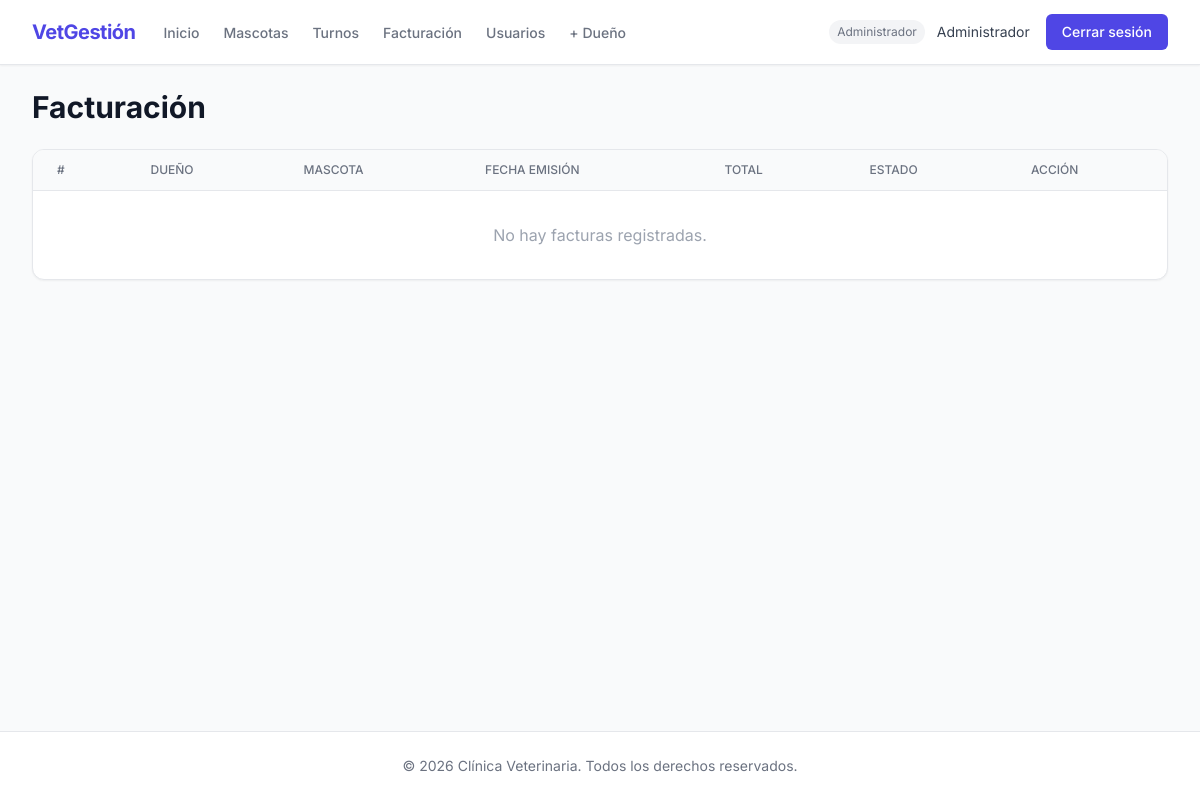
Before: /facturacion/ (signed in) with the older database file.
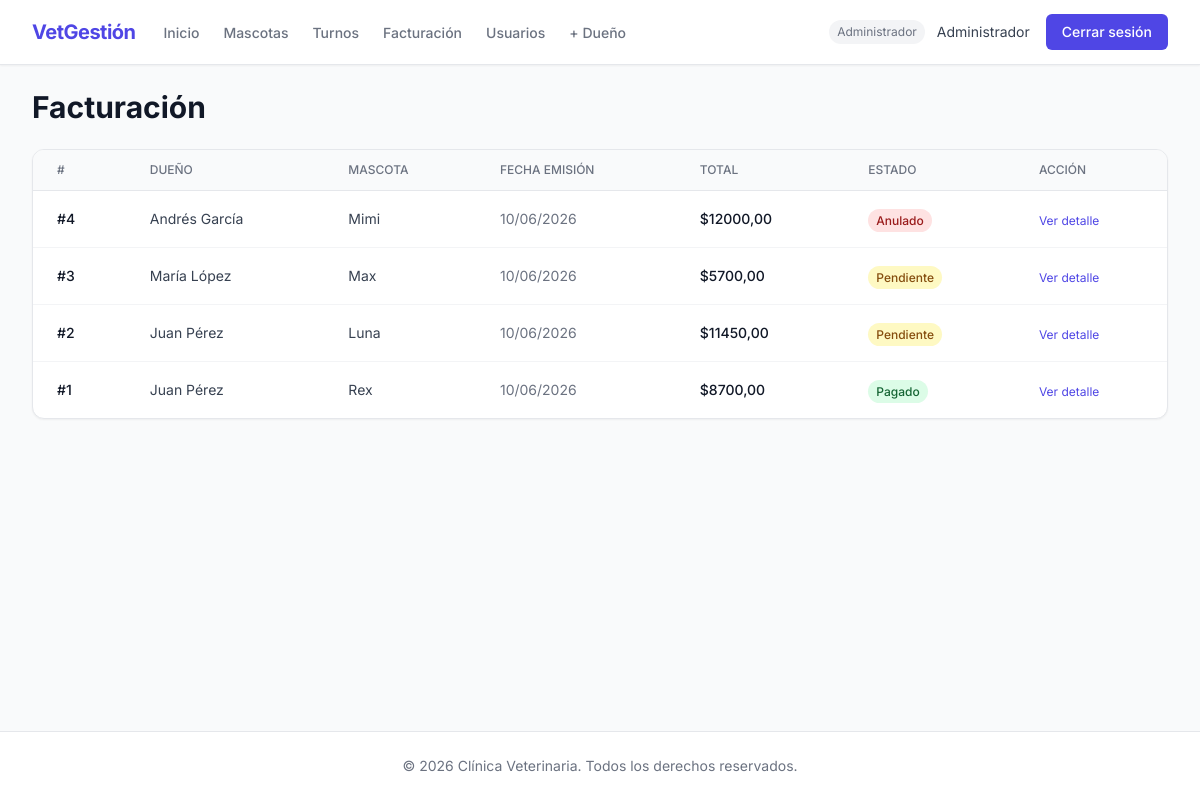
After: the same page with the newer database file.
### apps/facturacion/models.py (models this page shows, shortened)
class Factura(models.Model):
    ESTADO_PENDIENTE = 'pendiente'
    ESTADO_PAGADO = 'pagado'
    ESTADO_ANULADO = 'anulado'
    ESTADOS = [
        (ESTADO_PENDIENTE, 'Pendiente'),
        (ESTADO_PAGADO, 'Pagado'),
        (ESTADO_ANULADO, 'Anulado'),
    ]
    COLORES_ESTADO = {
        ESTADO_PENDIENTE: 'bg-yellow-100 text-yellow-800',
        ESTADO_PAGADO: 'bg-green-100 text-green-800',
        ESTADO_ANULADO: 'bg-red-100 text-red-800',
    }
    turno = models.OneToOneField(
        Turno,
        on_delete=models.CASCADE,
        related_name='factura',
        verbose_name='Turno',
    )
    dueno = models.ForeignKey(
        Usuario,
        on_delete=models.CASCADE,
        related_name='facturas',
        verbose_name='Dueño',
    )
    estado = models.CharField(
        max_length=20,
        choices=ESTADOS,
        default=ESTADO_PENDIENTE,
        verbose_name='Estado',
    )
    fecha_emision = models.DateTimeField(auto_now_add=True, verbose_name='Fecha de emisión')
    notas = models.TextField(blank=True, verbose_name='Notas')
    class Meta:
        verbose_name = 'factura'
        verbose_name_plural = 'facturas'
        ordering = ['-fecha_emision']
    @property
    def total(self) -> Decimal:
        return sum(item.subtotal for item in self.items.all()) or Decimal('0.00')
    def get_color_estado(self) -> str:
        return self.COLORES_ESTADO.get(self.estado, 'bg-gray-100 text-gray-800')

class ItemFactura(models.Model):
    factura = models.ForeignKey(
        Factura,
        on_delete=models.CASCADE,
        related_name='items',
        verbose_name='Factura',
    )
    descripcion = models.CharField(max_length=255, verbose_name='Descripción')
    precio_unitario = models.DecimalField(
        max_digits=10,
        decimal_places=2,
        verbose_name='Precio unitario',
    )
    cantidad = models.PositiveIntegerField(default=1, verbose_name='Cantidad')
    class Meta:
        verbose_name = 'ítem de factura'
        verbose_name_plural = 'ítems de factura'
    @property
    def subtotal(self) -> Decimal:
        return self.precio_unitario * self.cantidad

### apps/usuarios/models.py (models this page shows, shortened)
class Usuario(AbstractUser):
    ROL_ADMIN = 'admin'
    ROL_VETERINARIO = 'veterinario'
    ROL_RECEPCIONISTA = 'recepcionista'
    ROL_DUENO = 'dueno'
    ROLES = [
        (ROL_ADMIN, 'Administrador'),
        (ROL_VETERINARIO, 'Veterinario'),
        (ROL_RECEPCIONISTA, 'Recepcionista'),
        (ROL_DUENO, 'Dueño'),
    ]
    rol = models.CharField(max_length=20, choices=ROLES, default=ROL_DUENO, verbose_name='Rol')
    telefono = models.CharField(max_length=20, blank=True, verbose_name='Teléfono')
    class Meta:
        verbose_name = 'usuario'
        verbose_name_plural = 'usuarios'
    def es_admin(self) -> bool:
        return self.rol == self.ROL_ADMIN
    def es_veterinario(self) -> bool:
        return self.rol == self.ROL_VETERINARIO
    def es_dueno(self) -> bool:
        return self.rol == self.ROL_DUENO
    def puede_crear_dueno(self) -> bool:
        return self.rol in [self.ROL_ADMIN, self.ROL_VETERINARIO, self.ROL_RECEPCIONISTA]

### apps/turnos/models.py (models this page shows, shortened)
class Turno(models.Model):
    ESTADO_PENDIENTE = 'pendiente'
    ESTADO_APROBADO = 'aprobado'
    ESTADO_RECHAZADO = 'rechazado'
    ESTADO_COMPLETADO = 'completado'
    ESTADOS = [
        (ESTADO_PENDIENTE, 'Pendiente'),
        (ESTADO_APROBADO, 'Aprobado'),
        (ESTADO_RECHAZADO, 'Rechazado'),
        (ESTADO_COMPLETADO, 'Completado'),
    ]
    COLORES_ESTADO = {
        ESTADO_PENDIENTE: 'bg-yellow-100 text-yellow-800',
        ESTADO_APROBADO: 'bg-green-100 text-green-800',
        ESTADO_RECHAZADO: 'bg-red-100 text-red-800',
        ESTADO_COMPLETADO: 'bg-blue-100 text-blue-800',
    }
    mascota = models.ForeignKey(
        Mascota,
        on_delete=models.CASCADE,
        related_name='turnos',
        verbose_name='Mascota',
    )
    veterinario = models.ForeignKey(
        Usuario,
        on_delete=models.SET_NULL,
        null=True,
        blank=True,
        related_name='turnos_asignados',
        limit_choices_to={'rol': Usuario.ROL_VETERINARIO},
        verbose_name='Veterinario',
    )
    fecha_hora = models.DateTimeField(verbose_name='Fecha y hora')
    motivo = models.CharField(max_length=255, verbose_name='Motivo')
    estado = models.CharField(
        max_length=20,
        choices=ESTADOS,
        default=ESTADO_PENDIENTE,
        verbose_name='Estado',
    )
    notas_recepcion = models.TextField(blank=True, verbose_name='Notas de recepción')
    fecha_creacion = models.DateTimeField(auto_now_add=True, verbose_name='Fecha de creación')
    class Meta:
        verbose_name = 'turno'
        verbose_name_plural = 'turnos'
        ordering = ['fecha_hora']

### apps/mascotas/models.py (models this page shows, shortened)
class Mascota(models.Model):
    ESPECIE_PERRO = 'perro'
    ESPECIE_GATO = 'gato'
    ESPECIE_AVE = 'ave'
    ESPECIE_OTRO = 'otro'
    ESPECIES = [
        (ESPECIE_PERRO, 'Perro'),
        (ESPECIE_GATO, 'Gato'),
        (ESPECIE_AVE, 'Ave'),
        (ESPECIE_OTRO, 'Otro'),
    ]
    nombre = models.CharField(max_length=100, verbose_name='Nombre')
    especie = models.CharField(max_length=20, choices=ESPECIES, verbose_name='Especie')
    raza = models.CharField(max_length=100, blank=True, verbose_name='Raza')
    fecha_nacimiento = models.DateField(
        validators=[validar_fecha_no_futura],
        verbose_name='Fecha de nacimiento',
    )
    foto = models.ImageField(
        upload_to=ruta_foto_mascota,
        blank=True,
        null=True,
        verbose_name='Foto',
    )
    peso = models.DecimalField(max_digits=5, decimal_places=2, verbose_name='Peso (kg)')
    dueno = models.ForeignKey(
        Usuario,
        on_delete=models.CASCADE,
        related_name='mascotas',
        limit_choices_to={'rol': Usuario.ROL_DUENO},
        verbose_name='Dueño',
    )
    fecha_registro = models.DateTimeField(auto_now_add=True, verbose_name='Fecha de registro')
    class Meta:
        verbose_name = 'mascota'
        verbose_name_plural = 'mascotas'
        ordering = ['nombre']

### apps/facturacion/views.py (the view)
# urls.py: path('', views.ListaFacturas.as_view(), name='lista_facturas'),
class ListaFacturas(LoginRequiredMixin, ListView):
    model = Factura
    template_name = 'facturacion/lista.html'
    context_object_name = 'facturas'
    def get_queryset(self):
        usuario = self.request.user
        qs = Factura.objects.select_related('dueno', 'turno', 'turno__mascota')
        if usuario.es_dueno():
            return qs.filter(dueno=usuario)
        return qs.all()

### templates/facturacion/lista.html (shortened to what this page needs)
{% extends 'base.html' %}
{% block content %}
<div class="flex justify-between items-center mb-6">
    <h1 class="text-3xl font-bold text-gray-900">
        {% if user.es_dueno %}Mis Facturas{% else %}Facturación{% endif %}
    </h1>
</div>
<div class="bg-white rounded-xl border border-gray-200 shadow-sm overflow-hidden">
    <table class="min-w-full divide-y divide-gray-200">
        <thead class="bg-gray-50">
            <tr>
                <th class="px-6 py-3 text-left text-xs font-medium text-gray-500 uppercase">#</th>
                {% if not user.es_dueno %}<th class="px-6 py-3 text-left text-xs font-medium text-gray-500 uppercase">Dueño</th>{% endif %}
                <th class="px-6 py-3 text-left text-xs font-medium text-gray-500 uppercase">Mascota</th>
                <th class="px-6 py-3 text-left text-xs font-medium text-gray-500 uppercase">Fecha emisión</th>
                <th class="px-6 py-3 text-left text-xs font-medium text-gray-500 uppercase">Total</th>
                <th class="px-6 py-3 text-left text-xs font-medium text-gray-500 uppercase">Estado</th>
                <th class="px-6 py-3 text-left text-xs font-medium text-gray-500 uppercase">Acción</th>
            </tr>
        </thead>
        <tbody class="divide-y divide-gray-100">
            {% for factura in facturas %}
            <tr class="hover:bg-gray-50">
                <td class="px-6 py-4 text-sm font-medium text-gray-900">#{{ factura.id }}</td>
                {% if not user.es_dueno %}<td class="px-6 py-4 text-sm text-gray-700">{{ factura.dueno.get_full_name|default:factura.dueno.username }}</td>{% endif %}
                <td class="px-6 py-4 text-sm text-gray-700">{{ factura.turno.mascota.nombre }}</td>
                <td class="px-6 py-4 text-sm text-gray-500">{{ factura.fecha_emision|date:"d/m/Y" }}</td>
                <td class="px-6 py-4 text-sm font-medium text-gray-900">${{ factura.total }}</td>
                <td class="px-6 py-4">
                    <span class="px-2 py-1 rounded-full text-xs font-medium {{ factura.get_color_estado }}">
                        {{ factura.get_estado_display }}
                    </span>
                </td>
                <td class="px-6 py-4">
                    <a href="{% url 'detalle_factura' factura.pk %}" class="text-indigo-600 hover:underline text-xs">Ver detalle</a>
                </td>
            </tr>
            {% empty %}
            <tr>
                <td colspan="7" class="px-6 py-8 text-center text-gray-400">No hay facturas registradas.</td>
            </tr>
            {% endfor %}
        </tbody>
    </table>
</div>
{% endblock %}

Changed rows visible on the page:
added Factura: id "4", dueno.get_full_name "Andrés García", turno.mascota.nombre "Mimi", fecha_emision "10/06/2026", total "12000,00", estado "Anulado"
added Factura: id "3", dueno.get_full_name "María López", turno.mascota.nombre "Max", fecha_emision "10/06/2026", total "5700,00", estado "Pendiente"
added Factura: id "2", dueno.get_full_name "Juan Pérez", turno.mascota.nombre "Luna", fecha_emision "10/06/2026", total "11450,00", estado "Pendiente"
added Factura: id "1", dueno.get_full_name "Juan Pérez", turno.mascota.nombre "Rex", fecha_emision "10/06/2026", total "8700,00", estado "Pagado"
Other visible differences:
text no longer shown: "No hay facturas registradas."
